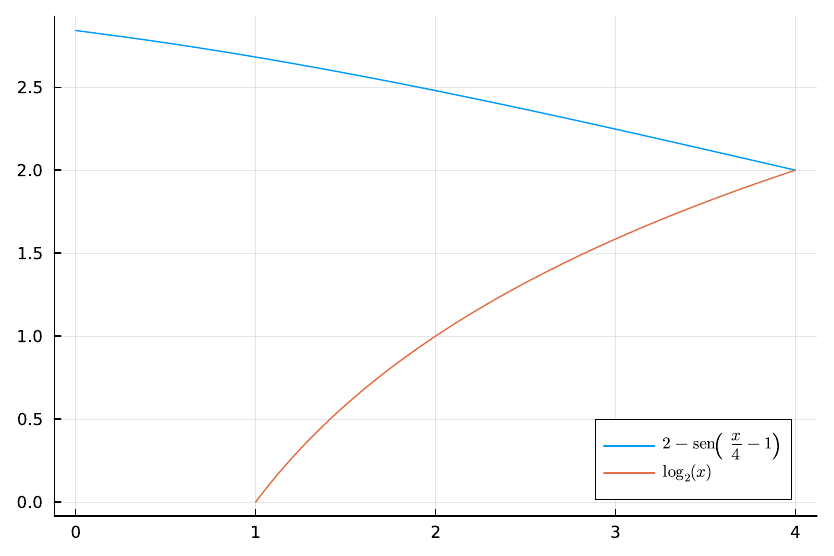

This chart was generated by the following Julia code:
using Plots, LaTeXStrings
f(x) = 2-sin(x/4-1)
g(x) = log2(x)
plot(f, 0, 4, label = L"2-\operatorname{sen}\left(\frac{x}{4}-1\right)")
plot!(g,1, 4, label = L"\log_2(x)")
# Guardar el gráfico.
savefig("img/deposito.pdf")